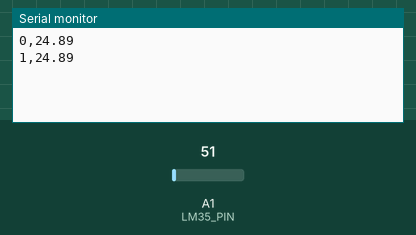
Recording of a sketch running on a simulated Arduino Uno, built with avr-gcc and run on an emulated ATmega328P. On the bench: the last lines printed to the serial monitor. The test bench sets the inputs (shaded band); at power-on: A1 (LM35_PIN) = 51.

Above: at 1.8 s.
1.9 s: A1 (LM35_PIN) set to 61
At 2.7 s:
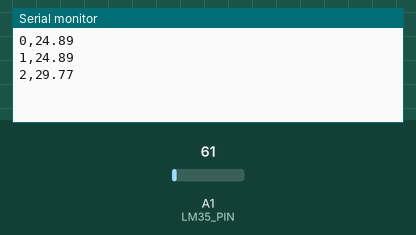
3.4 s: A1 (LM35_PIN) set to 71
At 4.8 s:
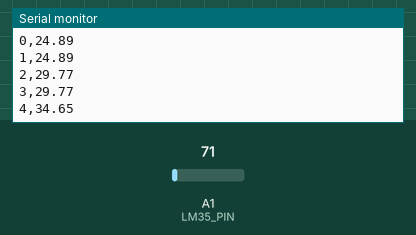
Timing chart, 0 to 6.4 s (numbered marks = the images above; inputs shaded):
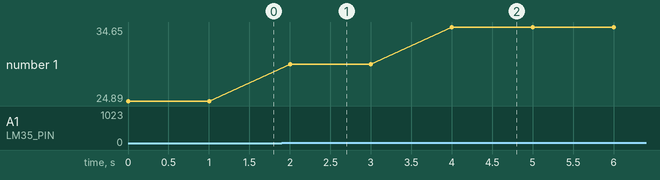

Measured:
- after the input at 1.9 s, the serial monitor: prints a new line after 0.10 s (image 1)
- after the input at 3.4 s, the serial monitor: prints a new line after 0.60 s (image 2)
- plotted number 1: 24.89 → 29.77 after the input at 1.9 s, 29.77 → 34.65 after the input at 3.4 s

The sketch:

arduino.ino
```cpp
const int LM35_PIN = A1;

int i = 0;

void setup() {
  Serial.begin(9600);
}

void loop() {

  int adc_value;
  float temp;

  adc_value = analogRead(LM35_PIN);
  temp      = (adc_value * 4.88f);
  temp /= 10;

  Serial.print(i);
  Serial.print(',');
  Serial.print(temp);
  Serial.print('\n');

  i++;
  delay(1000);
}
```
